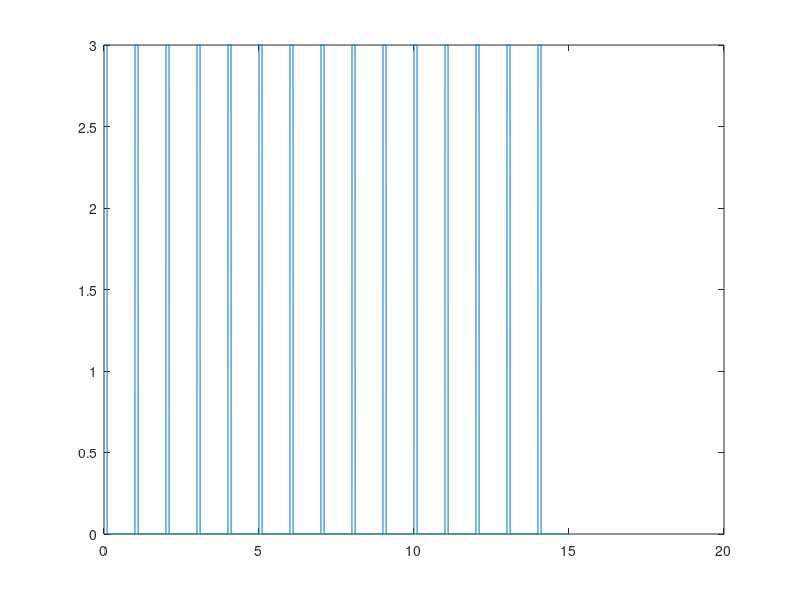

Here is the MATLAB script that generated this plot: (Note: this script raises an error after producing the figure.)
clc, clear, close all;

fd = 500;

t_sec = 15;
t = 0: 1/fd: t_sec-1/fd;

% Test with square
t_sq = length(t)/t_sec/10; % 100ms
y_sq = zeros(1, fd);
for i = 1:t_sq
    y_sq(i) = 3; 
end
y_sq = repmat(y_sq, 1, t_sec);
plot(t, y_sq)


[y_multi, vel] = f_getMultirate(y_sq, fd)

figure()
plot(t, y_multi(vel+1:end))


yNir = f_getNirFilter(y_sq, fd);
figure()
plot(t, yNir)


%% Test wih triangle

fd = 500;
t_sec = 15;
t = 0: 1/fd: t_sec-1/fd;

t_triangle_sec = 0.202;
t_temp = 0: 1/fd: t_triangle_sec-1/fd;

for ii = 1:length(t_temp)
    if t_temp(ii) <= 0.1
        y_triangle(ii) = 15*t_temp(ii);   
    else
        y_triangle(ii) = -15*t_temp(ii) +3;
    end
end
figure()
plot(t_temp, y_triangle)

y_triangle = [y_triangle, zeros(1, fd - length(t_temp))];
y_triangle = repmat(y_triangle, 1, t_sec);
figure()
plot(t, y_triangle)

% get filters
[y_multi, vel] = f_getMultirate(y_triangle, fd)

figure()
plot(t, y_multi(vel+1:end))
title('Multirate filtras')

yNir = f_getNirFilter(y_triangle, fd);
figure()
plot(t, yNir)
title('NIR suku tipo filtras filtras')



function [out_y, velinimas] = f_getMultirate(sig_y, f_d_Hz)
    D1 = 10
    D2 = 5

    % Decimation
    b_safety_H1 = fir1(30,(20/(f_d_Hz/2))); % Naudojamas panasus filtras i decimate (filtro eile = 30; fp(20) < (500 / 2*10) 
    ekg_1 = filter(b_safety_H1, 1, sig_y);
    ekg_1 = downsample(ekg_1, D1);
    current_FD = f_d_Hz / D1;

    b_safety_H2 = fir1(30,(4/(current_FD/2))); % Naudojamas panasus filtras i decimate (filtro eile = 30; fp(4) < (50 / 2*5) 
    ekg_2 = filter(b_safety_H2, 1, ekg_1);
    ekg_2 = downsample(ekg_2, D2);
    current_FD = current_FD / D2;

    % Low-pass filtras
    b_lowPass = fir1(40, (0.67/(current_FD/2)));
    ekg_3 = filter(b_lowPass, 1, ekg_2);

    ekg_4 = interp(ekg_3, D2);
    ekg_5 = interp(ekg_4, D1); % dreifo linija
    ekg_6 = sig_y - ekg_5;

    velinimas = length(b_safety_H1) + length(b_safety_H2)*D1 + length(b_lowPass)*D1*D2/2

    ekg_withZeros = [zeros(1, velinimas), sig_y];
    dreif_withZeros = [ekg_5, zeros(1, velinimas)];

    out_y = ekg_withZeros - dreif_withZeros;
end

function out_y = f_getNirFilter(sig_y, fd)
    fDelta_Hz = 1.5;
    f0_Hz = 50;
    K0 = 1;
    L = 3;
    S = mag2db(150);

    %3.4.2
    K = K0 * 10^(-S/20);
    Kr = K0 * 10^(-L/20);

    %3.4.3
    N = fd/f0_Hz;

    %3.4.4
    beta = sqrt((Kr^2 - K0^2)/(K^2 - Kr^2)) * tan((N*pi*fDelta_Hz) / (2*fd));

    k1 = (K0 + (K*beta)) / (1 + beta);
    k2 = (K0 - (K*beta)) / (1 + beta);
    k3 = (1 - beta) / (1 + beta);


    bNIR = [k1, zeros(1,N-1), -k2];
    aNIR = [1, zeros(1,N-1), -k3];

    %3.4.6
    out_y = filter(bNIR, aNIR, sig_y);




end  